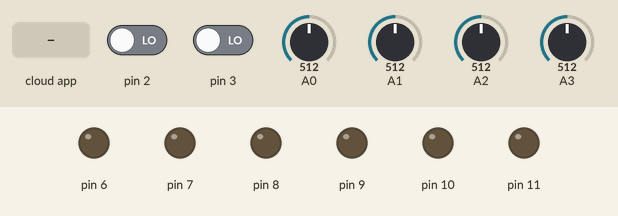
Recording of a program running on a simulated Arduino Uno, built with avr-gcc and run on an emulated ATmega328P. Shown: output pins drawn as LEDs (lit = HIGH). The test bench sets the inputs (shaded band); at power-on: pin 2 LOW, pin 3 LOW, A0 = 512, A1 = 512, A2 = 512, A3 = 512. The ROS host is connected and sends only what is stated.

Above: at 1.2 s.
1.3 s: the phone or cloud app sets pwm to 45
At 2.5 s:
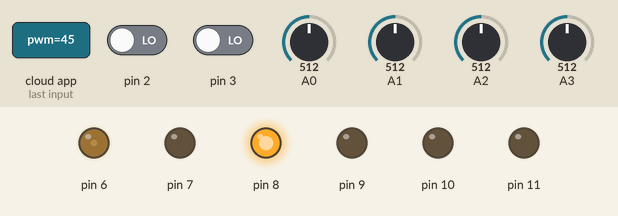
2.8 s: the phone or cloud app sets pwm to 90
At 3.8 s:
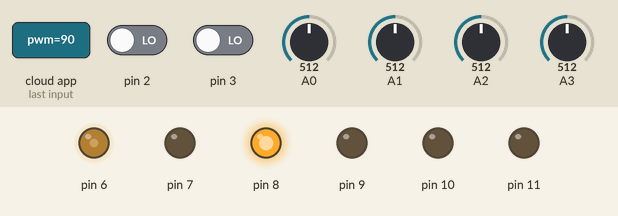
4.3 s: the phone or cloud app sets pwm to 180
At 4.9 s:
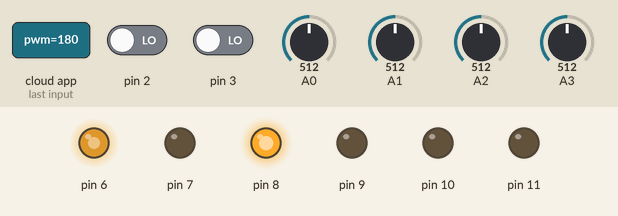
Timing chart, 0 to 7.3 s (numbered marks = the images above; inputs shaded):
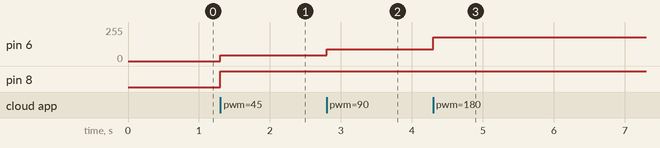

The program:

main.cpp
```cpp
// (licence header left out)
#include <ros.h>
#include <hbridge.h>
#include <pin_counter.h>
#include <acs712.h>
#include <voltage.h>

/** Stardust - Arduino code - Robot 2 - UNO board */

// Pin definition
const byte LEFT_ENCODER  = 2;    // HALL SENSOR ENCODER
const byte RIGHT_ENCODER = 3;    // HALL SENSOR ENCODER

const byte LEFT_PWM   = 6;       // MOTOR ( timer 0 / output 5 & 6)
const byte LEFT_DIR   = 7;       // MOTOR
const byte LEFT_BRAKE = 8;       // MOTOR

const byte RIGHT_DIR    = 9;     // MOTOR
const byte RIGHT_BRAKE  = 10;    // MOTOR
const byte RIGHT_PWM    = 11;    // MOTOR ( timer 1 / output 11 & 12)

const byte CURRENT_12V = 0;      // ADC
const byte CURRENT_5V  = 1;      // ADC
const byte VOLTAGE_12V = 2;      // ADC
const byte VOLTAGE_5V  = 3;      // ADC

// Main loop high speed (30Hz).
const int INTERVAL_HIGH_SPEED = 1000 / 30;
unsigned long nextLoop_high_speed = INTERVAL_HIGH_SPEED;

// Main loop low speed (2Hz).
const int INTERVAL_LOW_SPEED = 1000 / 2;
unsigned long nextLoop_low_speed = INTERVAL_LOW_SPEED;

// ROS
ros::NodeHandle nh;

// ROS enabled devices
stardust::PinCounter pc_l(&nh, "/r2/left/encoder", "/r2/left/encoder/speed", LEFT_ENCODER);
stardust::PinCounter pc_r(&nh, "/r2/right/encoder", "/r2/right/encoder/speed", RIGHT_ENCODER);
stardust::HBridge    hb_l(&nh, "/r2/left/pwm",  LEFT_PWM,  LEFT_DIR,  LEFT_BRAKE);
stardust::HBridge    hb_r(&nh, "/r2/right/pwm", RIGHT_PWM, RIGHT_DIR, RIGHT_BRAKE);
stardust::ACS712     i_12(&nh, "/r2/i_12v", CURRENT_12V);
stardust::ACS712     i_5 (&nh, "/r2/i_5v",  CURRENT_5V);
stardust::Voltage    u_12(&nh, "/r2/u_12v", VOLTAGE_12V, 5.54);
stardust::Voltage    u5  (&nh, "/r2/u_5v",  VOLTAGE_5V,  5.54);

const int NB_DEVICE_HIGH_SPEED = 4;
stardust::RosDevice *devices_high_speed[NB_DEVICE_HIGH_SPEED] = {&pc_l, &pc_r, &hb_l, &hb_r};

const int NB_DEVICE_LOW_SPEED = 4;
stardust::RosDevice *devices_low_speed[NB_DEVICE_LOW_SPEED] = {&i_12, &i_5, &u_12, &u5};

// Setup
void setup() {
  nh.initNode();
  for (int i=0 ; i<NB_DEVICE_HIGH_SPEED; i++)
    devices_high_speed[i]->setup();
  for (int i=0 ; i<NB_DEVICE_LOW_SPEED; i++)
    devices_low_speed[i]->setup();
}

// Main loop
void loop() {

  if(millis() > nextLoop_high_speed) {
    for (int i=0 ; i<NB_DEVICE_HIGH_SPEED; i++) {
      devices_high_speed[i]->update();
      devices_high_speed[i]->publish();
    }
    nextLoop_high_speed += INTERVAL_HIGH_SPEED;
  }

  if(millis() > nextLoop_low_speed) {
    for (int i=0 ; i<NB_DEVICE_LOW_SPEED; i++) {
      devices_low_speed[i]->update();
      devices_low_speed[i]->publish();
    }
    nextLoop_low_speed += INTERVAL_LOW_SPEED;
  }

  nh.spinOnce();
  delay(1);
}
```

Measured:
- after the input at 1.3 s, pin 6: 0/255 → 45/255 at once; pin 8: LOW → HIGH at once
- after the input at 2.8 s, pin 6: 45/255 → 90/255 at once
- after the input at 4.3 s, pin 6: 90/255 → 180/255 at once
